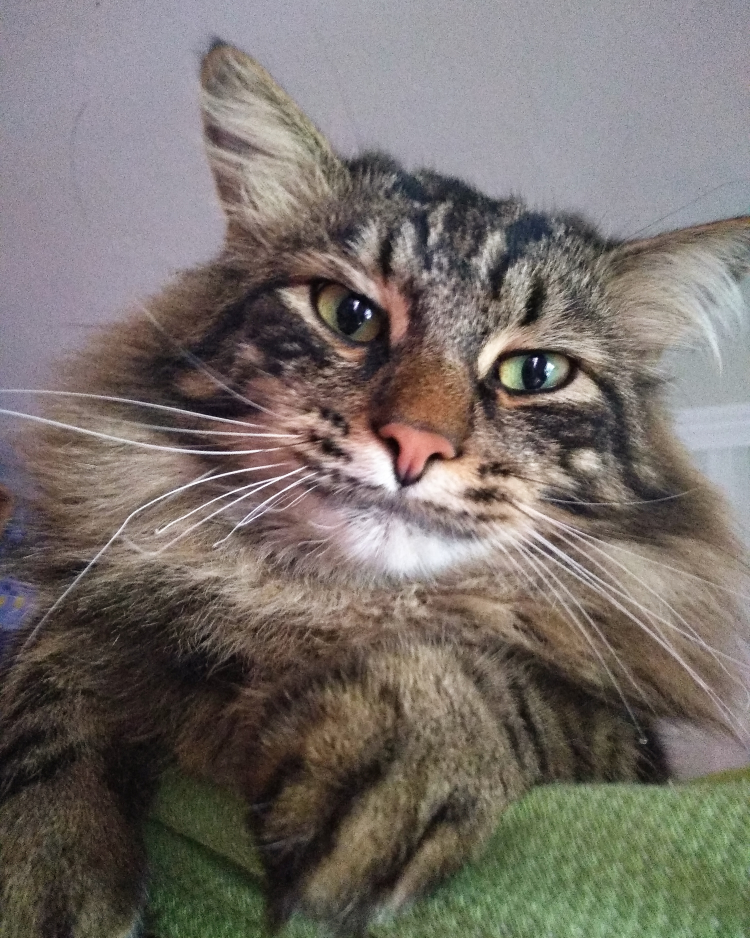
#> input picture 1.JPG, 3000 x 3750 px (shown at 1/4 size)
$ python by_gradient.py 1.JPG
#> lines starting #> are read from the running program, lines starting #| are printed output that depends on the picture
import numpy as np
from PIL import Image
import sys

from config import *

path_to_img = sys.argv[1] if len(sys.argv) != 1 else input('Path to image: ')
width = int(input('Width: '))
#> the answer given: 100

print('Processing...')

img = Image.open(path_to_img)
#> img is the input picture: PIL image 3000x3750 RGB; mean R, G, B 118.4, 111.1, 105.9
img = img.resize(( width, int(img.size[1]/img.size[0]*width / symbol_aspect) ))
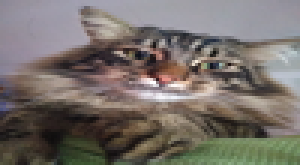
#> img: PIL image 100x55 RGB (shown 3 times larger); mean R, G, B 118.4, 111.1, 105.9
pix = np.asarray(img.convert('L'))
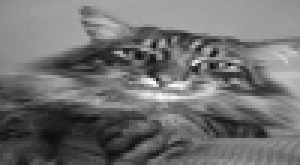
#> pix: shape (55, 100) (shown 3 times larger); min 14, max 255, mean 112.7

#gradient = ' .:!/r(l1Z4H9W8$@'
#gradient = ' `:,!*zTY]kGm%NQ@'
gradient = ' `.\'*+xoOX#0@'
#gradient = ' ░▒▓█'
l = len(gradient)-1
f = open('res.txt', 'w', encoding="utf-8")

for y in range(img.size[1]):
    for x in range(img.size[0]):
        p = pix[y, x]/255
        f.write(gradient[l-round(p*l)])
    f.write('\n')

f.close()

$ run again, on 4.JPG
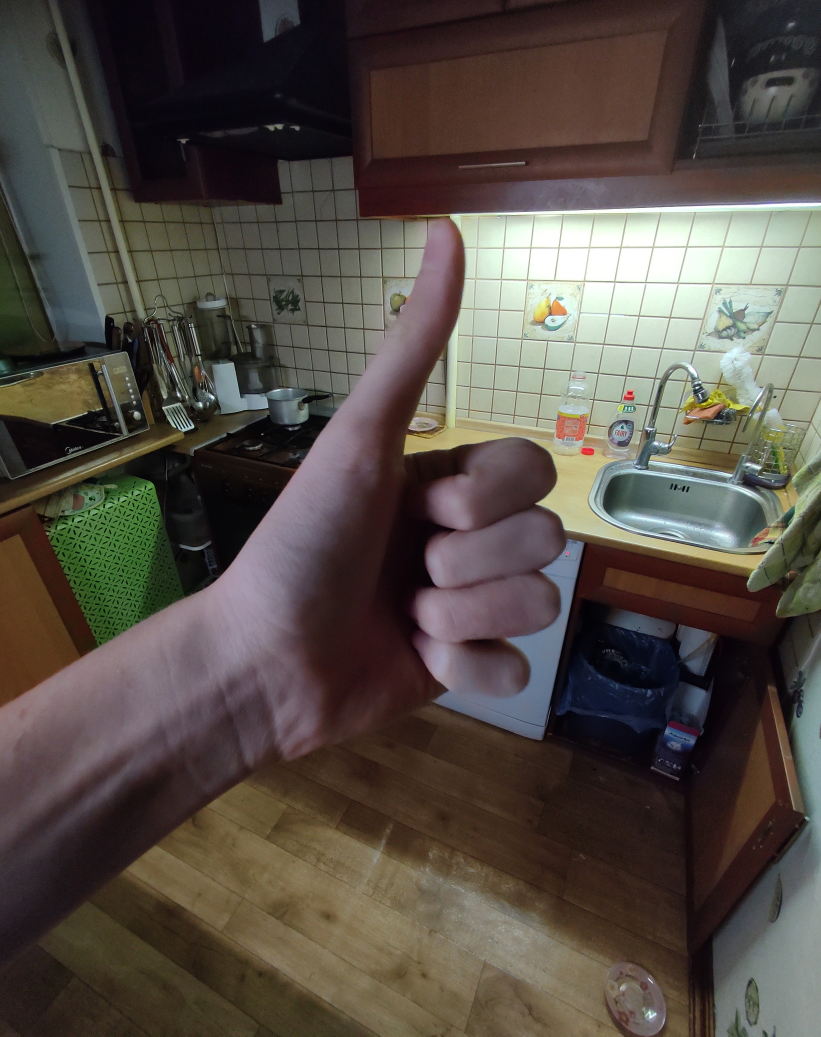
#> input picture 4.JPG, 2463 x 3109 px (shown at 1/3 size)
#> img is the input picture: PIL image 2463x3109 RGB; mean R, G, B 85.1, 77.8, 70.4
#> `img = img.resize(( width, int(img.size[1]/img.size[0]*width / symbol_a..`:
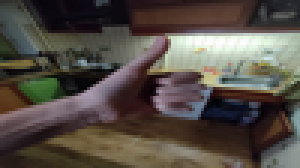
#> img: PIL image 100x56 RGB (shown 3 times larger); mean R, G, B 85.1, 77.8, 70.4
#> `pix = np.asarray(img.convert('L'))`:
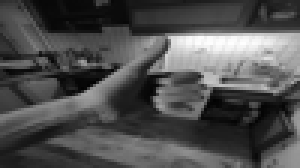
#> pix: shape (56, 100) (shown 3 times larger); min 2, max 254, mean 79.1
